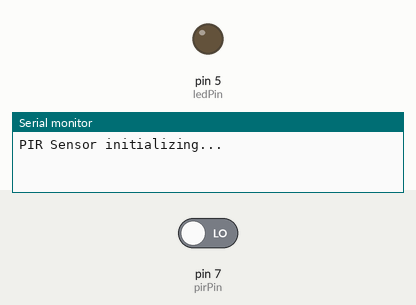
Simulated run of this sketch. Board: Arduino Uno, built with avr-gcc and run on an emulated ATmega328P. Shown: output pins drawn as LEDs (lit = HIGH), the last lines printed to the serial monitor. The inputs (shaded band) are chosen by the test bench; at power-on: pin 7 (pirPin) LOW.

Above: at 1.2 s.
1.3 s: pin 7 (pirPin) driven HIGH
At 2.0 s:
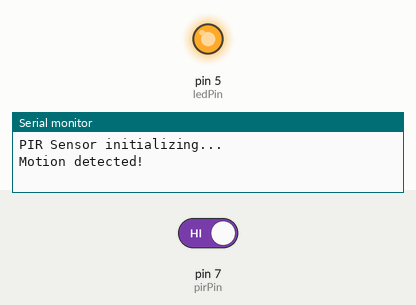
2.8 s: pin 7 (pirPin) driven LOW
At 3.1 s:
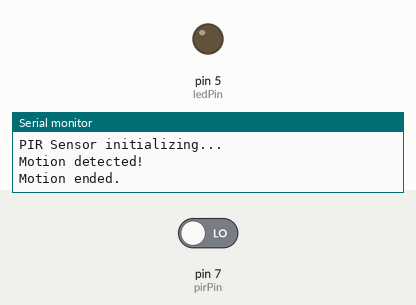
Timing chart, 0 to 5.8 s (numbered marks = the images above; inputs shaded):
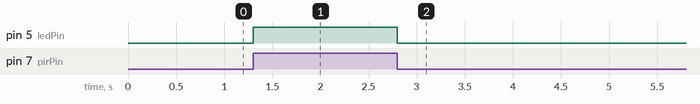

Measured:
- after the input at 1.3 s, pin 5 (ledPin): LOW → HIGH at once
- after the input at 2.8 s, pin 5 (ledPin): HIGH → LOW at once

The sketch:

infared_sensor.ino
```cpp
const int pirPin = 7;     // PIR output pin
const int ledPin = 5;

int pirState = LOW;       // Current state
int val = 0;              // Sensor value

void setup() {
  //pinMode(pirPin, INPUT);
  pinMode(ledPin, OUTPUT);

  Serial.begin(9600);
  Serial.println("PIR Sensor initializing...");

  // Give sensor time to stabilize
  //delay(30000); // HC-SR501 often needs 30-60 sec warm-up
}

void loop() {
  val = digitalRead(pirPin);
  digitalWrite(ledPin,LOW);
  if (val == HIGH) {
    digitalWrite(ledPin, HIGH);

    if (pirState == LOW) {
      Serial.println("Motion detected!");
      pirState = HIGH;
    }
  }
  else {
    digitalWrite(ledPin, LOW);

    if (pirState == HIGH) {
      Serial.println("Motion ended.");
      pirState = LOW;
    }
  }

  delay(100);
}
```
